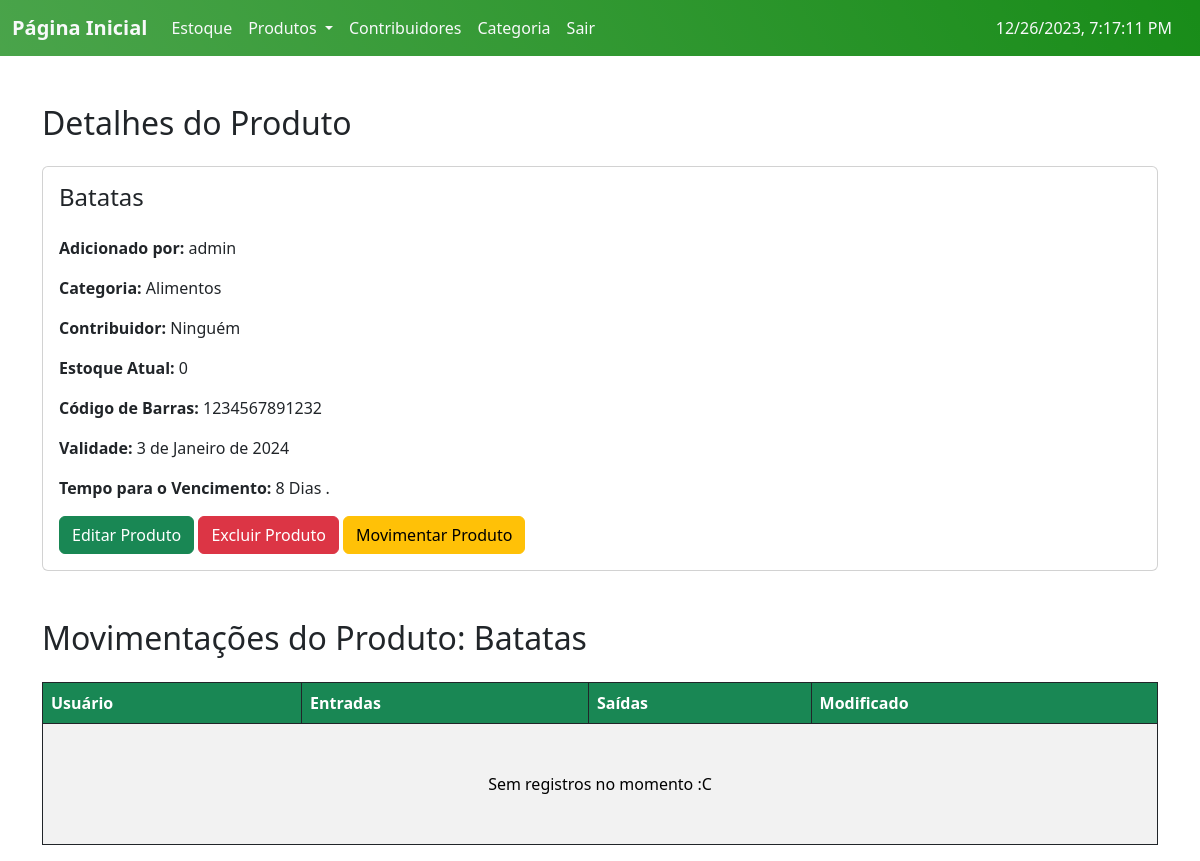
Before: /Produto/3/ (signed in) with the older database file.
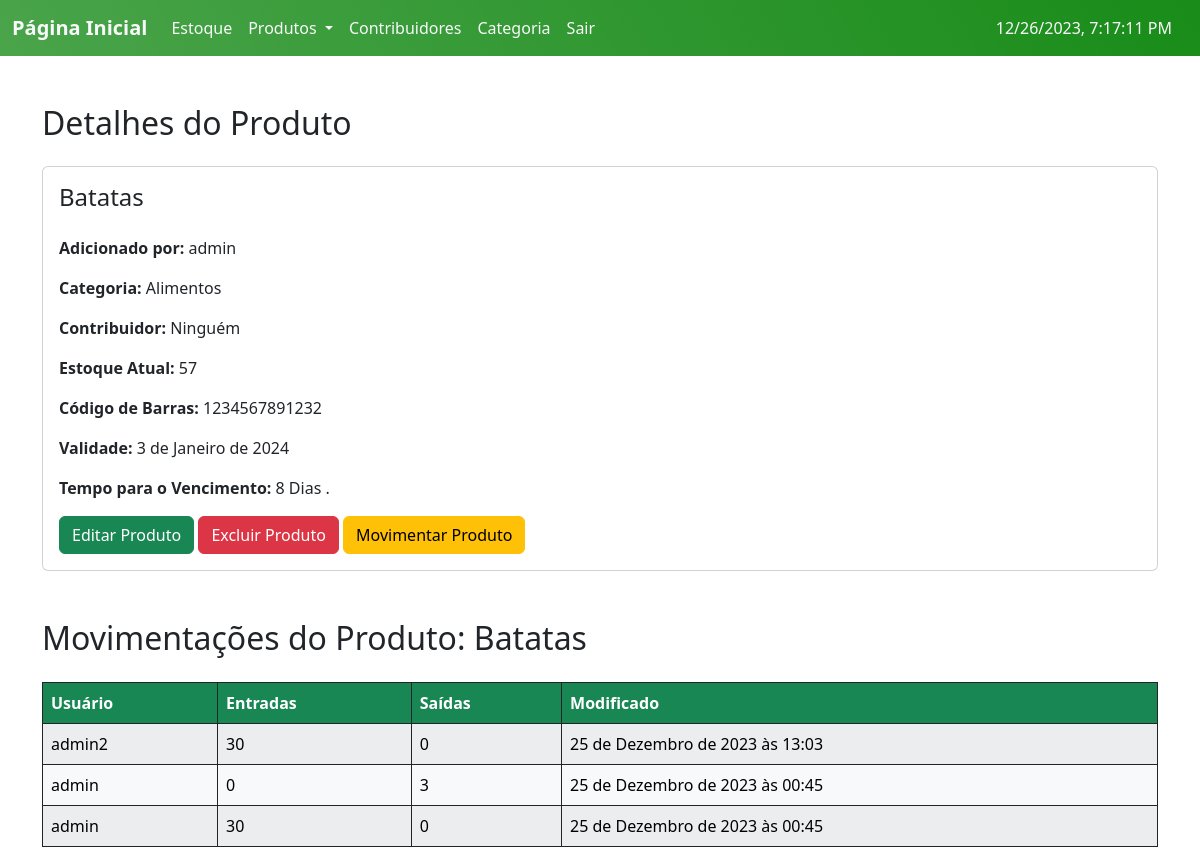
After: the same page with the newer database file.
### ABSJ/models.py (models this page shows, shortened)
class Produto(models.Model):
    user = models.ForeignKey(User, on_delete=models.CASCADE)
    categoria = models.ForeignKey(Categoria, on_delete=models.CASCADE, null=True)
    contribuidor = models.ForeignKey(Contribuidor, on_delete=models.CASCADE, null=True)
    produto = models.CharField(max_length=200)
    codigo = models.PositiveIntegerField(unique=True)
    estoque = models.PositiveIntegerField(default=0)
    validade = models.DateField()
    tempo_ultima_atualizacao = models.DateField(default=date.today)
    quantidade_dias = models.IntegerField(default=0)
    class Meta:
        ordering = ['produto']
    def calcular_tempo_validade(self):
        hoje = date.today()
        diferenca = relativedelta(self.validade, hoje)
        meses = diferenca.months
        dias = diferenca.days
        return meses, dias
    def salvar_alteracoes(self):
        hoje = date.today()
        diferenca = relativedelta( self.validade, hoje)
        self.quantidade_dias = diferenca.days
        self.save()

class Categoria(models.Model):
    categoria = models.CharField(max_length=100, unique=True)
    class Meta:
        ordering = ['categoria']
    def __str__(self):
        return self.categoria

class Contribuidor(models.Model):
    contribuidor = models.CharField(max_length=250, unique=True)
    tipocontribuidor = models.CharField(choices=CONTRIBUIDOR, max_length=10)
    tempo = models.DateField()
    tempo_ultima_atualizacao = models.DateField(default=date.today)
    quantidade_dias = models.PositiveIntegerField(default=0)
    observacoes = models.TextField(blank=True, null=True)
    class Meta:
        ordering = ['tempo']
    def __str__(self):
        return self.contribuidor

class Movimento(models.Model):
    user = models.ForeignKey(User, on_delete=models.CASCADE)
    produto = models.ForeignKey(Produto, on_delete=models.CASCADE)
    quantidade = models.PositiveIntegerField()
    tipo = models.CharField(max_length=7, choices=MOVIMENTO)
    modificado = models.DateTimeField(auto_now=True)
    class Meta:
        ordering = ['-modificado']

### ABSJ/views.py (the view)
# urls.py: path('Produto/<int:id>/', v.produto_Read, name='Produto_read'),
@login_required
def produto_Read(request, id):
    read_produto = m.Produto.objects.get(id=id)
    if read_produto.tempo_ultima_atualizacao != date.today():
        read_produto.salvar_alteracoes()
        read_produto.tempo_ultima_atualizacao = date.today()
        read_produto.save()
    validade_dias = read_produto.calcular_tempo_validade()
    return render(request, 'read_Produto.html', {'readPro':read_produto, 'validade_dias':validade_dias})

### templates/read_Produto.html (shortened to what this page needs)
{% extends 'home.html' %}
{% load static %}
{% block content %}
<div class="container mt-5">
  <h2 class="mb-4">Detalhes do Produto</h2>
  <div class="card">
    <div class="card-body">
      <h4 class="card-title mb-4">{{ readPro.produto }}</h4>
      <p class="card-text"><strong>Adicionado por:</strong> {{ readPro.user }}</p>
      <p class="card-text"><strong>Categoria:</strong> {{ readPro.categoria }}</p>
      <p class="card-text"><strong>Contribuidor:</strong> {{ readPro.contribuidor }}</p>
      <p class="card-text"><strong>Estoque Atual:</strong> {{ readPro.estoque }}</p>
      <p class="card-text"><strong>Código de Barras:</strong> {{ readPro.codigo }}</p>
      <p class="card-text"><strong>Validade:</strong> {{ readPro.validade }}</p>
      <p class="card-text"><strong>Tempo para o Vencimento:</strong>
      {% if validade_dias.1 > 0 %}
        {% if validade_dias.0 %}
          {% if validade_dias.1 == 1 %}
            e {{ validade_dias.1 }} Dia.
          {% elif validade_dias.1 > 1  %}
            e {{ validade_dias.1 }} Dias.
          {% endif %}
        {% else %}
          {% if validade_dias.1 %}
            {{ validade_dias.1 }} {% if validade_dias.1 == 1 %} Dia {% else %} Dias {% endif %}.
          {% endif %}
        {% endif %}
      {% else %}
        Vence hoje!
      {% endif %}
    </p>
      <a href="{% url 'Produto_update' id=readPro.id %}" class="btn btn-success">Editar Produto</a>
      <a href="{% url 'Produto_delete' id=readPro.id %}" class="btn btn-danger">Excluir Produto</a>
      <a href="{% url 'Movimento_produto' id=readPro.id %}" class="btn btn-warning">Movimentar Produto</a>
    </div>
  </div>
</div>
<div class="container mt-5">
  <h2 class="mb-4">Movimentações do Produto: {{ readPro.produto }} </h2>
  <div class="table-responsive">
    <table class="table table-striped table-bordered table-hover border-dark">
        <thead id="customTableHead" class="thead-dark">
            <tr>
              <th scope="col">Usuário</th>
              <th scope="col">Entradas</th>
              <th scope="col">Saídas</th>
              <th scope="col">Modificado</th>
            </tr>
        </thead>
        <tbody>
          {% if not readPro.movimento_set.all %}
          <tr>
              <td colspan="5" class="text-center p-5">Sem registros no momento :C</td>
          </tr>
          {% else %}
            {% for m in readPro.movimento_set.all %}
            <tr class="table-light border-dark custom-links">
                <td>{{ m.user }}</td>
                <td>
                  {% if m.tipo == 'Entrada' %}
                    {{ m.quantidade }}
                  {% else %}
                    0
                  {% endif %}
                </td>
                <td>
                  {% if m.tipo == 'Saída' %}
                    {{ m.quantidade }}
                  {% else %}
                    0
                  {% endif %}
                </td>
                <td>{{ m.modificado }}</td>
            </tr>
            {% endfor %}
          {% endif %}
        </tbody>
    </table>
  </div>
</div>
{% endblock %}

Changed rows visible on the page:
changed Produto "Batatas": estoque "0" → "57"
added Movimento: user "admin2", quantidade "30", tipo "0", modificado "25 de Dezembro de 2023 às 13:03"
added Movimento: user "admin", tipo "0", quantidade "3", modificado "25 de Dezembro de 2023 às 00:45"
added Movimento: user "admin", quantidade "30", tipo "0", modificado "25 de Dezembro de 2023 às 00:45"
Other visible differences:
text no longer shown: "Sem registros no momento :C"
